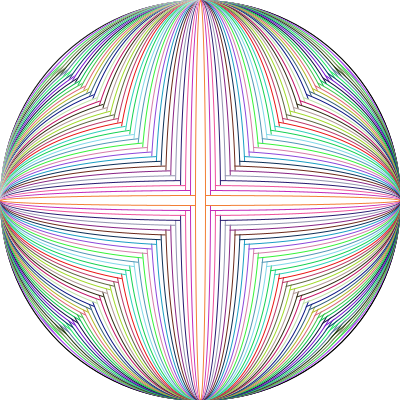
Frame 1 (no input)
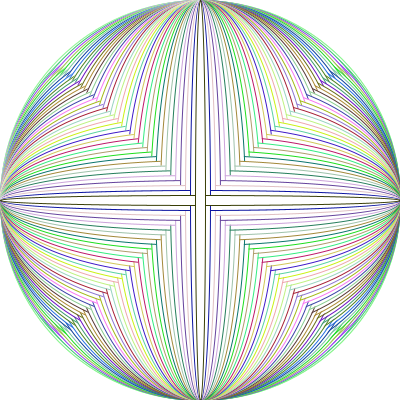
Frame 60 (the mouse pressed at the canvas centre just before this capture)
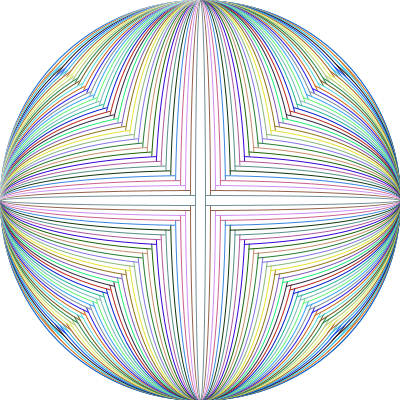
Frame 120 (the mouse held since frame 60 and released just before this capture)

The Processing sketch that drew these frames (run headless with seeded random() and noise(); from frame 60 on, the mouse is pressed at the canvas centre):

// Processing sketch: processing_91235
// ── processing_91235.pde

void setup()
{
 size(400,400);
 smooth();
}

void draw()
{ 
 
background(255);
if (keyPressed == true)
{
  drawThis(); 
}else 
{
  drawThis2();
}

}



//void drawThis()
//{
// int x = 0;
// int y = 0;
// while(x<width)
//{
// line(0, x, width-x,mouseY);
// x = x+10;
// stroke(random(250), random(250), random(250));
//} 
//}

//void drawThis()
//{
// int x = 0;
// int y = 0;
// while(x<width)
//{
// ellipse(width/2, height/2, width,height-x);
// x = x+10;
// stroke(random(250), random(250), random(250));
//} 
//}

void drawThis2()
{
 
 for(int x = 0;x<width;x = x+10)
{
 ellipse(width/2, height/2, width,height-x);
 ellipse(width/2, height/2, width-x,height);
 //line(width,height-x,0, x);
 
 stroke(random(250), random(250), random(250));
} 
}

void drawThis()
{
 int x = 0;
 int y = 0;
 while(x<width)
{
//line(0, x, random(width),random(height));
 //line(width, x, random(width),random(height));
  line(width/2, height/2, random(width),random(height));
 pushStyle();
 stroke(255);
 line(0, height, random(width),random(height));
 line(width, height, random(width),random(height));

 popStyle();
 x = x+3;
 stroke(random(250), random(250), random(250));
} 
}
